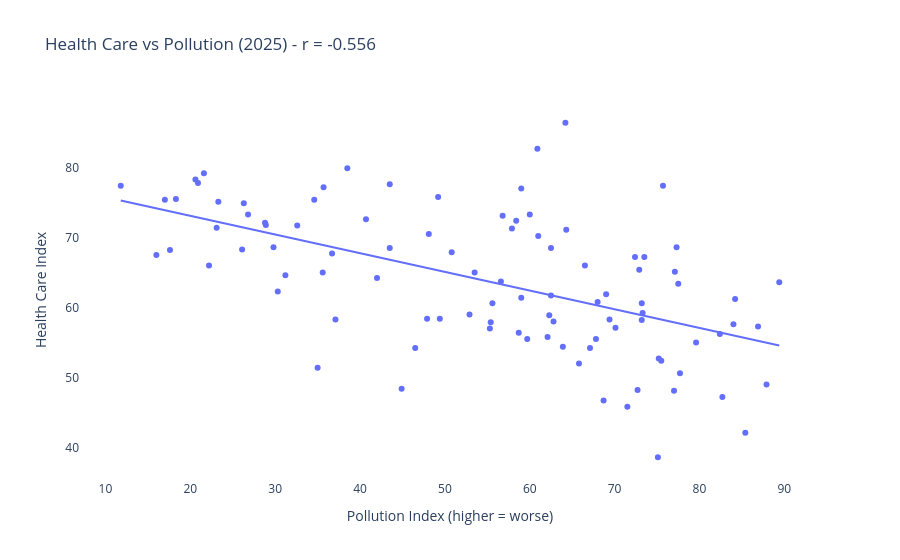

Here is the notebook cell this chart was saved with:
### Code cell
# Cross-compare with healthcare - do clean countries also have good healthcare?
# This speaks to RQ3: whether quality dimensions move together or independently.
# Load the healthcare country xlsx directly so we don't depend on files written by another notebook.
hc = load_numbeo_file('../data/raw/numbeo_health_care_country.xlsx')
h_merged = pd.merge(
    df[['Country', 'year', 'Pollution Index']],
    hc[['Country', 'year', 'Health Care Index']],
    on=['Country', 'year'], how='inner'
)
h_latest = h_merged[h_merged['year'] == latest_year].dropna()
r, p = stats.pearsonr(h_latest['Pollution Index'], h_latest['Health Care Index'])
print(f'Correlation (pollution vs healthcare) in {latest_year}: r = {r:.3f}, p = {p:.4f}')

fig = px.scatter(h_latest, x='Pollution Index', y='Health Care Index',
                 hover_name='Country', trendline='ols',
                 title=f'Health Care vs Pollution ({latest_year}) - r = {r:.3f}',
                 labels={'Pollution Index': 'Pollution Index (higher = worse)',
                         'Health Care Index': 'Health Care Index'})
fig.update_layout(plot_bgcolor='white', paper_bgcolor='white')
fig.show()

### Figure 1 — Plotly figure (JSON) as saved in the notebook; plotly's stock layout.template omitted (floating-point values rounded to 4 significant figures)
{"data": [{"hovertemplate": "<b>%{hovertext}</b><br><br>Pollution Index (higher = worse)=%{x}<br>Health Care Index=%{y}<extra></extra>", "hovertext": ["Lebanon", "Nigeria", "Ghana", "Bangladesh", "Vietnam", "Nepal", "Egypt", "Peru", "North Macedonia", "Cambodia", "Chile", "China", "Jordan", "Albania", "Thailand", "Malta", "Iran", "Venezuela", "Guatemala", "Pakistan", "Dominican Republic", "Kazakhstan", "India", "Azerbaijan", "Philippines", "Iraq", "Tunisia", "Kuwait", "Kenya", "Morocco", "Indonesia", "Georgia", "Trinidad And Tobago", "Hong Kong (China)", "Serbia", "Turkey", "Taiwan", "Algeria", "Bulgaria", "Colombia", "Saudi Arabia", "Armenia", "Ukraine", "Malaysia", "South Korea", "Qatar", "Bosnia And Herzegovina", "Ecuador", "Russia", "Romania", "Mexico", "Sri Lanka", "Israel", "South Africa", "Panama", "Poland", "Cyprus", "Italy", "Brazil", "Argentina", "Greece", "Belgium", "United Arab Emirates", "Puerto Rico", "Hungary", "Belarus", "Uruguay", "France", "Costa Rica", "United Kingdom", "Japan", "Slovakia", "United States", "Spain", "Oman", "Ireland", "Czech Republic", "Singapore", "Croatia", "Latvia", "Canada", "Germany", "Portugal", "Australia", "Lithuania", "New Zealand", "Luxembourg", "Switzerland", "Slovenia", "Netherlands", "Austria", "Denmark", "Norway", "Sweden", "Estonia", "Iceland", "Finland"], "legendgroup": "", "marker": {"color": "#636efa", "symbol": "circle"}, "mode": "markers", "name": "", "orientation": "v", "showlegend": false, "type": "scatter", "x": [89.4, 87.9, 86.9, 85.4, 84.2, 84.0, 82.7, 82.4, 79.6, 77.7, 77.5, 77.3, 77.1, 77.0, 75.7, 75.5, 75.2, 75.1, 73.5, 73.3, 73.2, 73.2, 72.9, 72.7, 72.4, 71.5, 70.1, 69.4, 69.0, 68.7, 68.0, 67.8, 67.1, 66.5, 65.8, 64.3, 64.2, 63.9, 62.8, 62.5, 62.5, 62.3, 62.1, 61.0, 60.9, 60.0, 59.7, 59.0, 59.0, 58.7, 58.4, 57.9, 56.8, 56.6, 55.6, 55.4, 55.3, 53.5, 52.9, 50.8, 49.4, 49.2, 48.1, 47.9, 46.5, 44.9, 43.5, 43.5, 42.0, 40.7, 38.5, 37.1, 36.7, 35.7, 35.6, 35.0, 34.6, 32.6, 31.2, 30.3, 29.8, 28.9, 28.8, 26.8, 26.3, 26.1, 23.3, 23.1, 22.2, 21.6, 20.9, 20.6, 18.3, 17.6, 17.0, 16.0, 11.8], "xaxis": "x", "y": [63.7, 49.1, 57.4, 42.2, 61.3, 57.7, 47.3, 56.3, 55.1, 50.7, 63.5, 68.7, 65.2, 48.2, 77.5, 52.5, 52.8, 38.7, 67.3, 59.3, 58.3, 60.7, 65.5, 48.3, 67.3, 45.9, 57.2, 58.4, 62.0, 46.8, 60.9, 55.6, 54.3, 66.1, 52.1, 71.2, 86.5, 54.5, 58.1, 68.6, 61.8, 59.0, 55.9, 70.3, 82.8, 73.4, 55.6, 77.1, 61.5, 56.5, 72.5, 71.4, 73.2, 63.8, 60.7, 58.0, 57.1, 65.1, 59.1, 68.0, 58.5, 75.9, 70.6, 58.5, 54.3, 48.5, 68.6, 77.7, 64.3, 72.7, 80.0, 58.4, 67.8, 77.3, 65.1, 51.5, 75.5, 71.8, 64.7, 62.4, 68.7, 71.9, 72.2, 73.4, 75.0, 68.4, 75.2, 71.5, 66.1, 79.3, 77.9, 78.4, 75.6, 68.3, 75.5, 67.6, 77.5], "yaxis": "y"}, {"hovertemplate": "<b>OLS trendline</b><br>Health Care Index = -0.267229 * Pollution Index + 78.5521<br>R<sup>2</sup>=0.309244<br><br>Pollution Index (higher = worse)=%{x}<br>Health Care Index=%{y} <b>(trend)</b><extra></extra>", "legendgroup": "", "marker": {"color": "#636efa", "symbol": "circle"}, "mode": "lines", "name": "", "showlegend": false, "type": "scatter", "x": [11.8, 16.0, 17.0, 17.6, 18.3, 20.6, 20.9, 21.6, 22.2, 23.1, 23.3, 26.1, 26.3, 26.8, 28.8, 28.9, 29.8, 30.3, 31.2, 32.6, 34.6, 35.0, 35.6, 35.7, 36.7, 37.1, 38.5, 40.7, 42.0, 43.5, 43.5, 44.9, 46.5, 47.9, 48.1, 49.2, 49.4, 50.8, 52.9, 53.5, 55.3, 55.4, 55.6, 56.6, 56.8, 57.9, 58.4, 58.7, 59.0, 59.0, 59.7, 60.0, 60.9, 61.0, 62.1, 62.3, 62.5, 62.5, 62.8, 63.9, 64.2, 64.3, 65.8, 66.5, 67.1, 67.8, 68.0, 68.7, 69.0, 69.4, 70.1, 71.5, 72.4, 72.7, 72.9, 73.2, 73.2, 73.3, 73.5, 75.1, 75.2, 75.5, 75.7, 77.0, 77.1, 77.3, 77.5, 77.7, 79.6, 82.4, 82.7, 84.0, 84.2, 85.4, 86.9, 87.9, 89.4], "xaxis": "x", "y": [75.4, 74.28, 74.01, 73.85, 73.66, 73.05, 72.97, 72.78, 72.62, 72.38, 72.33, 71.58, 71.52, 71.39, 70.86, 70.83, 70.59, 70.46, 70.21, 69.84, 69.31, 69.2, 69.04, 69.01, 68.74, 68.64, 68.26, 67.68, 67.33, 66.93, 66.93, 66.55, 66.13, 65.75, 65.7, 65.4, 65.35, 64.98, 64.42, 64.26, 63.77, 63.75, 63.69, 63.43, 63.37, 63.08, 62.95, 62.87, 62.79, 62.79, 62.6, 62.52, 62.28, 62.25, 61.96, 61.9, 61.85, 61.85, 61.77, 61.48, 61.4, 61.37, 60.97, 60.78, 60.62, 60.43, 60.38, 60.19, 60.11, 60.01, 59.82, 59.45, 59.2, 59.12, 59.07, 58.99, 58.99, 58.96, 58.91, 58.48, 58.46, 58.38, 58.32, 57.98, 57.95, 57.9, 57.84, 57.79, 57.28, 56.53, 56.45, 56.1, 56.05, 55.73, 55.33, 55.06, 54.66], "yaxis": "y"}], "layout": {"legend": {"tracegroupgap": 0}, "paper_bgcolor": "white", "plot_bgcolor": "white", "title": {"text": "Health Care vs Pollution (2025) - r = -0.556"}, "xaxis": {"anchor": "y", "domain": [0, 1], "title": {"text": "Pollution Index (higher = worse)"}}, "yaxis": {"anchor": "x", "domain": [0, 1], "title": {"text": "Health Care Index"}}}}
